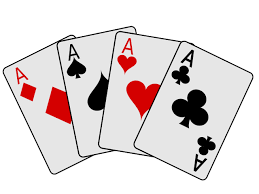
#> input picture Coys/carta.png, 259 x 194 px
$ python chap5.py
#> lines starting #> are read from the running program, lines starting #| are printed output that depends on the picture
import cv2
import numpy as np

img = cv2.imread("Coys/carta.png")
#> img is the input picture: shape (194, 259, 3); mean B, G, R 218.6, 218.6, 226.1
width, height = 250,350 # Define W, H for the output img
pts1 = np.float32([[183, 41],[253,75],[134,145],[203,179]]) # Define de 4 pair of coordinates of the image obtained in pait
pts2 = np.float32([[0,0],[width,0],[0,height],[width,height]]) #Define the 4 corners of the card, Top left, Top right, Bottom left, bottom right
matrix = cv2.getPerspectiveTransform(pts1,pts2) # Realize the Transformation of the perspective of the img to a flat perspective

imgOut = cv2.warpPerspective(img,matrix,(width,height))
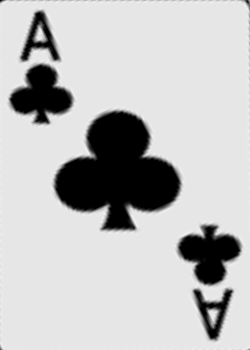
#> imgOut: shape (350, 250, 3); min 0, max 243, mean 190.9

print(matrix)
print(img.shape)
#| (194, 259, 3)
cv2.imshow("Bk",img)
cv2.imshow("Output", imgOut)
cv2.waitKey(0)

$ run again, with Coys/fig.png copied over Coys/carta.png
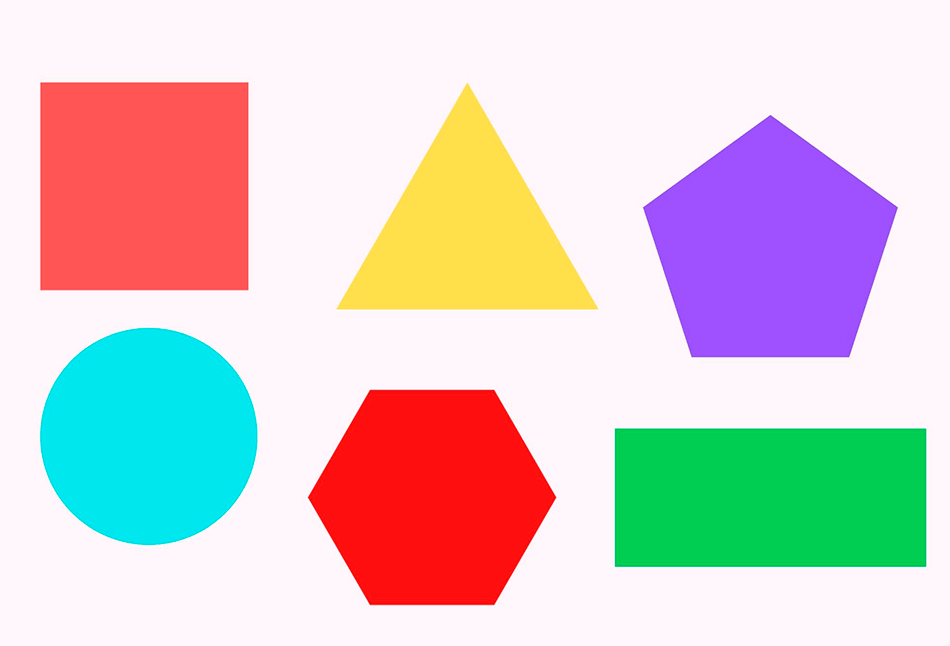
#> input picture Coys/fig.png, 950 x 646 px
#> img is the input picture: shape (646, 950, 3); mean B, G, R 202.9, 203.8, 214.9
#> `imgOut = cv2.warpPerspective(img,matrix,(width,height))`:
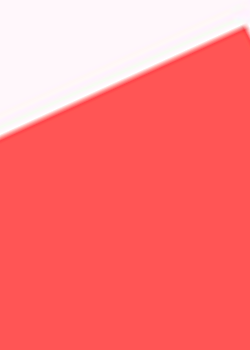
#> imgOut: shape (350, 250, 3); mean B, G, R 123, 122.3, 254.9
#| (646, 950, 3)

$ run again, with Coys/figuras_2.png copied over Coys/carta.png
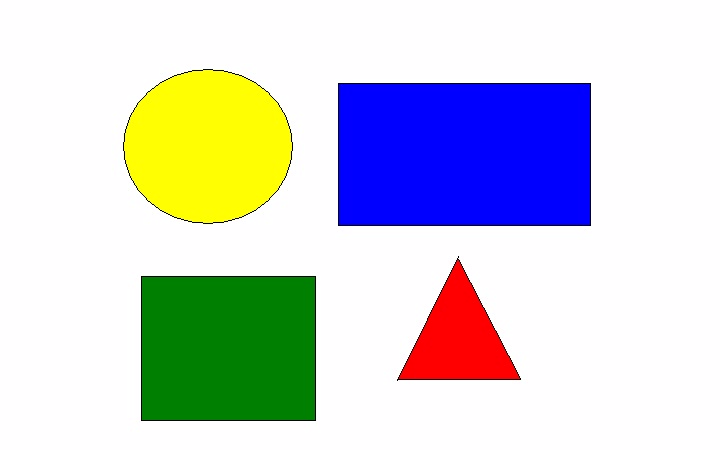
#> input picture Coys/figuras_2.png, 720 x 450 px
#> img is the input picture: shape (450, 720, 3); mean B, G, R 212.6, 209.1, 205.9
#> `imgOut = cv2.warpPerspective(img,matrix,(width,height))`:
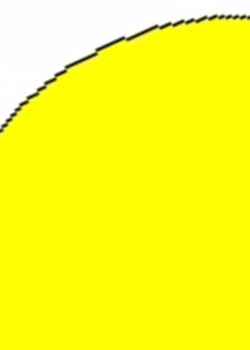
#> imgOut: shape (350, 250, 3); mean B, G, R 37.5, 251.6, 252.5
#| (450, 720, 3)
